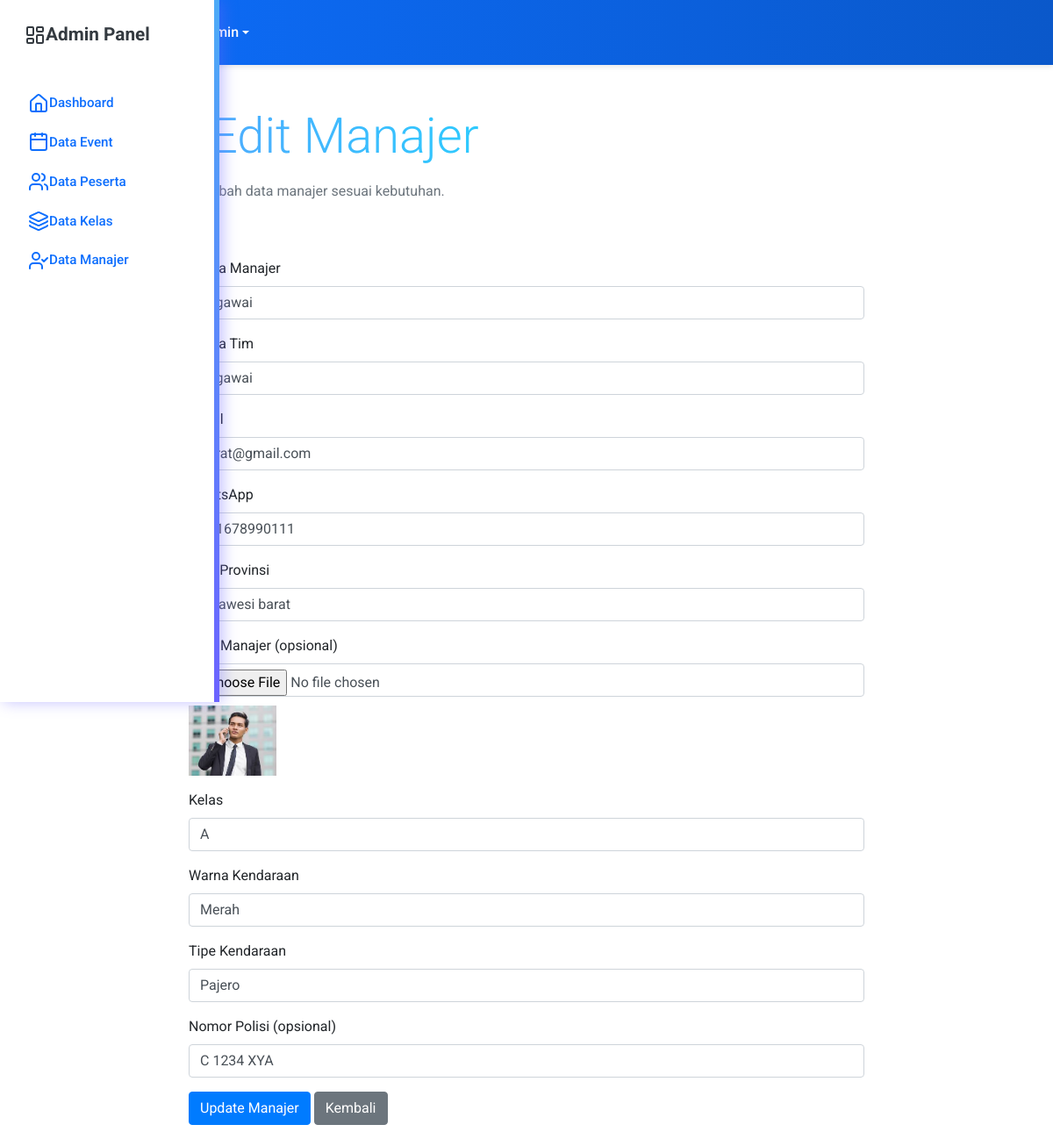
Page /admin/edit_manajer.php?id=19 on the committed database.
### tables this page shows
CREATE TABLE `manajer` (
  `id_manajer` int(11) NOT NULL,
  `nama_manajer` varchar(255) NOT NULL,
  `nama_tim` varchar(255) NOT NULL,
  `foto_manajer` varchar(255) NOT NULL,
  `asal_provinsi` varchar(100) NOT NULL,
  `email` varchar(255) NOT NULL,
  `whatsapp` varchar(50) NOT NULL,
  `voucher` varchar(50) DEFAULT NULL,
  `created_at` timestamp NOT NULL DEFAULT current_timestamp()
);

CREATE TABLE `manajer_kelas` (
  `id_kelas` int(11) NOT NULL,
  `manajer_id` int(11) NOT NULL,
  `kelas` varchar(100) NOT NULL,
  `warna_kendaraan` varchar(50) NOT NULL,
  `tipe_kendaraan` varchar(100) NOT NULL,
  `nomor_polisi` varchar(50) DEFAULT NULL
);

### admin/edit_manajer.php (the view, shortened to what this page needs)
<?php
include 'templates/header.php';
include 'templates/sidebar.php';
$id_manajer = isset($_GET['id']) ? intval($_GET['id']) : 0;
$stmt = $db->prepare("SELECT * FROM manajer WHERE id_manajer = ?");
$stmt->bind_param("i", $id_manajer);
$stmt->execute();
$result = $stmt->get_result();
$manajer = $result->fetch_assoc();
$stmt2 = $db->prepare("SELECT * FROM manajer_kelas WHERE manajer_id = ?");
$stmt2->bind_param("i", $id_manajer);
$stmt2->execute();
$result2 = $stmt2->get_result();
$kelas_data = $result2->fetch_assoc();
?>
<div class="content">
    <div class="container" style="max-width: 800px;">
        <section class="py-5 px-4">
            <h1 class="display-4 fw-bold text-gradient" style="background: linear-gradient(90deg, #4facfe, #00f2fe); -webkit-background-clip: text; color: transparent;">
            </h1>
            <p class="mt-3 fs-5 text-muted">Ubah data manajer sesuai kebutuhan.</p>
        </section>
        <form method="POST" enctype="multipart/form-data">
            <div class="mb-3">
                <label class="form-label">Nama Manajer</label>
                <input type="text" class="form-control" name="nama_manajer" value="<?= htmlspecialchars($manajer['nama_manajer']) ?>" required>
            </div>
            <div class="mb-3">
                <label class="form-label">Nama Tim</label>
                <input type="text" class="form-control" name="nama_tim" value="<?= htmlspecialchars($manajer['nama_tim']) ?>" required>
            </div>
            <div class="mb-3">
                <label class="form-label">Email</label>
                <input type="email" class="form-control" name="email" value="<?= htmlspecialchars($manajer['email']) ?>" required>
            </div>
            <div class="mb-3">
                <label class="form-label">WhatsApp</label>
                <input type="text" class="form-control" name="whatsapp" value="<?= htmlspecialchars($manajer['whatsapp']) ?>" required>
            </div>
            <div class="mb-3">
                <label class="form-label">Asal Provinsi</label>
                <input type="text" class="form-control" name="asal_provinsi" value="<?= htmlspecialchars($manajer['asal_provinsi']) ?>" required>
            </div>
            <div class="mb-3">
                <label class="form-label">Foto Manajer (opsional)</label>
                <input type="file" class="form-control" name="foto_manajer" accept="image/*">
                <?php if($manajer['foto_manajer']): ?>
                    <img src="../uploads/foto_manajer/<?= $manajer['foto_manajer'] ?>" alt="Foto Manajer" style="width:100px; margin-top:10px;">
                <?php endif; ?>
            </div>
            <div class="mb-3">
                <label class="form-label">Kelas</label>
                <input type="text" class="form-control" name="kelas" value="<?= htmlspecialchars($kelas_data['kelas']) ?>" required>
            </div>
            <div class="mb-3">
                <label class="form-label">Warna Kendaraan</label>
                <input type="text" class="form-control" name="warna_kendaraan" value="<?= htmlspecialchars($kelas_data['warna_kendaraan']) ?>" required>
            </div>
            <div class="mb-3">
                <label class="form-label">Tipe Kendaraan</label>
                <input type="text" class="form-control" name="tipe_kendaraan" value="<?= htmlspecialchars($kelas_data['tipe_kendaraan']) ?>" required>
            </div>
            <div class="mb-3">
                <label class="form-label">Nomor Polisi (opsional)</label>
                <input type="text" class="form-control" name="nomor_polisi" value="<?= htmlspecialchars($kelas_data['nomor_polisi']) ?>">
            </div>
            <button type="submit" name="simpan" class="btn btn-primary">Update Manajer</button>
            <a href="data_manajer.php" class="btn btn-secondary">Kembali</a>
        </form>
    </div>
</div>

### rows in the picture
manajer: nama_manajer "pegawai", nama_tim "pegawai", email "barat@gmail.com", whatsapp "081678990111", asal_provinsi "sulawesi barat", foto_manajer (picture)
manajer_kelas: kelas "A", warna_kendaraan "Merah", tipe_kendaraan "Pajero", nomor_polisi "C 1234 XYA"
